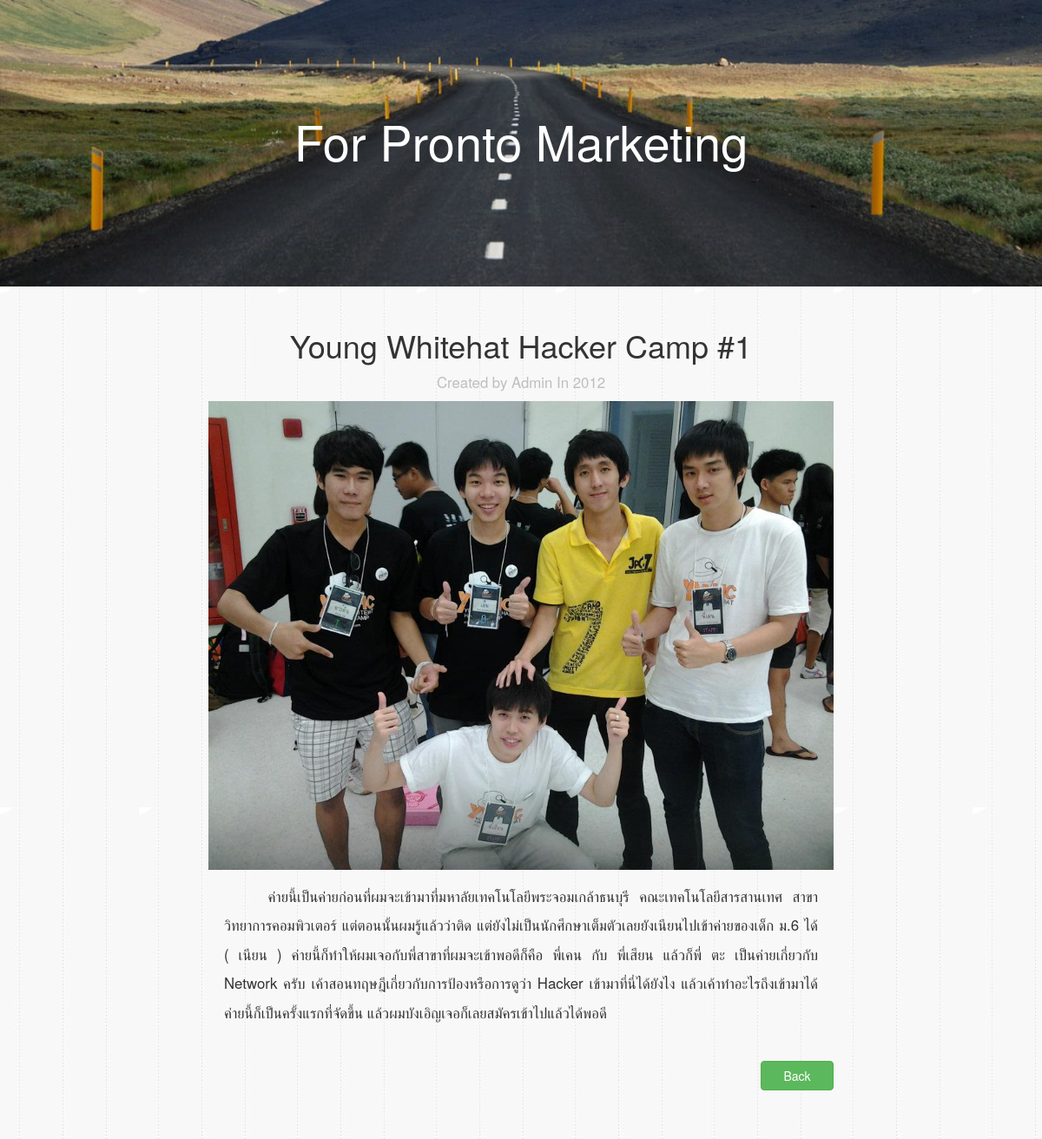
The app's page /articles/3/ with its own data.
### articles/models.py (models this page shows, shortened)
class Article(models.Model):
    title = models.CharField(max_length=100)
    image = models.FileField(upload_to='static/uploads/', blank=True)
    description = models.TextField()
    year = models.CharField(max_length=4, choices=YEARS, default="2014")
    slug = models.SlugField(max_length=50, unique=True)
    created = models.DateTimeField(auto_now_add=True, auto_now=False)
    updated = models.DateTimeField(auto_now_add=False, auto_now=True)

### articles/views.py (the view)
# urls.py: url(r'^(?P<article_id>\d+)/$', views.detail, name='detail')
def detail(request, article_id):
    article = get_object_or_404(Article, pk=article_id)
    return render(request, 'articles/detail.html', {'article': article})

### static/templates/articles/detail.html
{% extends 'single.html' %}
{% block description %}
<h1 class="text-center topic-content">{{ article.title }}</h1>
<p class="text-center years-single">Created by Admin In {{article.year}}</p>
<div class="image-single">
    <img src="../../{{ article.image }}" alt="{{ article.title }}" align="center">
</div>
<div class="div-description">
    <p class="description">{{ article.description }}</p>
</div>
{% endblock %}

### static/css/single.css (style rules this page uses)
body { padding: 0; margin: 0; }
.years-single { color: #BEBEBE; font-size: 1.2em; }
.image-single { width: 100%; }
.image-single img { margin:auto; display:block; max-width: 720px; }
.description { text-indent: 3em; text-align: justify; line-height: 2em; font-size: 1.2em; }
.div-description { margin: 1em 20% 0 20%; }

### records on screen
Article: title "Young Whitehat Hacker Camp #1", year "2012", image (picture), description "ค่ายนี้เป็นค่ายก่อนที่ผมจะเข้ามาที่มหาลัยเทคโนโลยีพระจอมเกล้าธนบุรี คณะเทคโนโลยีสารสานเทศ สาขา วิทยาการคอมพิวเตอร์ แต่ตอนนั้นผมรู้แล้วว่าติด แต่ยังไม่เป็นนักศึกษาเต็มตัวเลยยังเนียนไปเข้าค่ายของเด็ก ม.6 ได้ ( เนียน ) ค่ายนี้ก็ทำให้ผมเจอกับพี่สาขาที่ผมจะเข้าพอดีก็คือ พี่เคน กับ พี่เสียน แล้วก็พี่ ตะ เป็นค่ายเกี่ยวกับ Network ครับ เค้าสอนทฤษฎีเกี่ยวกับการป้องหรือการดูว่า Hacker เข้ามาที่นี่ได้ยังไง แล้วเค้าทำอะไรถึงเข้ามาได้ ค่ายนี้ก็เป็นครั้งแรกที่จัดขึ้น แล้วผมบังเอิญเจอก็เลยสมัครเข้าไปแล้วได้พอดี"
